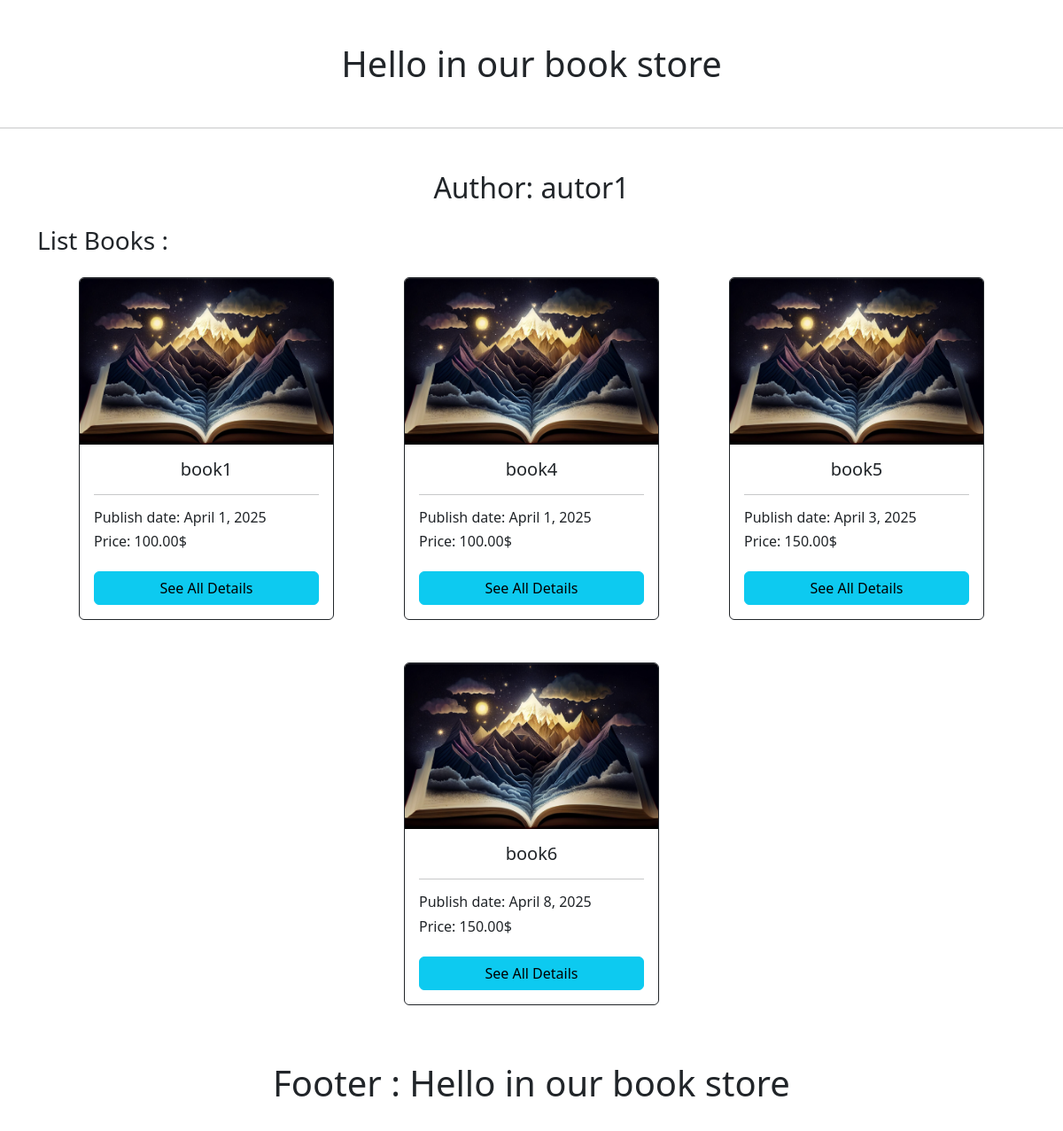
/books/author/1/, run on the app's committed database.
### books/models.py (models this page shows, shortened)
class Author(models.Model):
    name = models.CharField(max_length=255)

class Books(models.Model):
    name = models.CharField(max_length=255)
    publish_date = models.DateField()
    add_to_site_at = models.DateField(auto_now_add=True)
    author = models.ForeignKey(
        Author, on_delete=models.CASCADE, related_name='books')
    price = models.DecimalField(max_digits=6, decimal_places=2)
    appropriate = models.CharField(max_length=10, choices=[
        ('under_8', 'Under 8'),
        ('8_15', '8-15'),
        ('adults', 'Adults'),
    ])

### books/views.py (the view)
# urls.py: path("author/<int:author_id>/", views.author, name='author'),
def author(request, author_id):
    context = {}
    author = models.Author.objects.get(pk=author_id)
    context={
        'author': author,
        'books' : author.books.all()
    }
    return render(request, 'books/author.html',context)

### books/templates/books/author.html
{% extends 'books/base.html' %}
{% load static %}
{% block 'content' %}
<main>
    <div class="container my-5">
        <h2 class="text-center mb-4">Author: {{ author.name }}</h2>
        <h3>List Books :</h3>
        <div class="d-flex justify-content-evenly flex-wrap gap-3">
            {% for book in books %}
            <div class="card m-3 border-dark" style="width: 18rem;">
                <img src="{% static 'books/images/2.png' %}" class="card-img-top" alt="book image">
                <div class="card-body">
                    <h5 class="card-title text-center">{{ book.name }}</h5>
                    <hr>
                    <h6 class="card-text">Publish date: {{ book.publish_date }}</h6>
                    <h6 class="card-text">Price: {{ book.price }}$</h6>
                    <a href="{% url 'books:single' book.id %}" class="btn btn-info mt-3 w-100">See All Details</a>
                </div>
            </div>
            {% empty %}
            <p class="text-center">No books found for this author.</p>
            {% endfor %}
        </div>
    </div>
</main>
{% endblock %}

### data on the page
Author: name "autor1"
Books: name "book1", publish_date "April 1, 2025", price "100.00"
Books: name "book4", publish_date "April 1, 2025", price "100.00"
Books: name "book5", publish_date "April 3, 2025", price "150.00"
Books: name "book6", publish_date "April 8, 2025", price "150.00"
